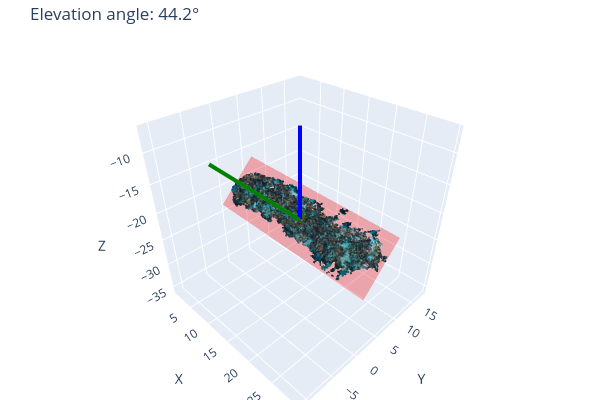

The code cell stored with this chart in its notebook:
### Code cell
visualizations.visualize_elevation_angle(
    plot.pcd,
    measurements.get_best_fit_plane_PCA(plot.pcd)[0:4],
    point_size=1,
    interactive=True,
)

### Figure 1 — Plotly figure (JSON) as saved in the notebook; plotly's stock layout.template omitted (floating-point values rounded to 4 significant figures; data arrays with more than 128 entries replaced by an {"elided": "..."} marker saying what was removed)
{"data": [{"colorscale": [[0, "red"], [1, "red"]], "name": "Plane", "opacity": 0.3, "showscale": false, "type": "surface", "x": {"elided": "20x20 float values"}, "y": {"elided": "20x20 float values"}, "z": {"elided": "20x20 float values"}}, {"marker": {"color": {"elided": "50000 str values"}, "opacity": 0.6, "size": 1}, "mode": "markers", "name": "Point Cloud", "showlegend": false, "type": "scatter3d", "x": {"elided": "50000 float values"}, "y": {"elided": "50000 float values"}, "z": {"elided": "50000 float values"}}, {"line": {"color": "blue", "width": 8}, "marker": {"color": "blue", "size": 8}, "mode": "lines+markers", "name": "Vertical", "showlegend": false, "type": "scatter3d", "x": [15.3, 15.3], "y": [3.557, 3.557], "z": [-21.16, 9.158]}, {"colorscale": [[0, "blue"], [1, "blue"]], "showlegend": false, "showscale": false, "type": "cone", "u": [0], "v": [0], "w": [3.032], "x": [15.3], "y": [3.557], "z": [9.158]}, {"line": {"color": "green", "width": 8}, "marker": {"color": "green", "size": 8}, "mode": "lines+markers", "name": "Plane Normal", "showlegend": false, "type": "scatter3d", "x": [15.3, 16.01], "y": [3.557, -17.58], "z": [-21.16, 0.568]}, {"colorscale": [[0, "green"], [1, "green"]], "showlegend": false, "showscale": false, "type": "cone", "u": [0.07115], "v": [-2.113], "w": [2.173], "x": [16.01], "y": [-17.58], "z": [0.568]}, {"line": {"color": "orange", "width": 6}, "mode": "lines", "name": "Arc", "showlegend": false, "type": "scatter3d", "x": [15.3, 15.32, 15.34, 15.36, 15.38, 15.4, 15.42, 15.44, 15.46, 15.48, 15.5, 15.52, 15.54, 15.56, 15.58, 15.6, 15.62, 15.64, 15.66, 15.68, 15.7, 15.72, 15.73, 15.75, 15.77, 15.79, 15.81, 15.82, 15.84, 15.86, 15.87, 15.89, 15.91, 15.92, 15.94, 15.95, 15.97, 15.99, 16.0, 16.01], "y": [3.557, 2.958, 2.358, 1.759, 1.161, 0.5639, -0.03217, -0.6269, -1.22, -1.811, -2.4, -2.987, -3.571, -4.152, -4.731, -5.306, -5.878, -6.446, -7.01, -7.57, -8.125, -8.676, -9.222, -9.763, -10.3, -10.83, -11.35, -11.87, -12.39, -12.89, -13.39, -13.89, -14.37, -14.85, -15.33, -15.79, -16.25, -16.7, -17.14, -17.58], "z": [9.158, 9.152, 9.134, 9.104, 9.063, 9.01, 8.944, 8.867, 8.779, 8.678, 8.566, 8.442, 8.307, 8.16, 8.002, 7.832, 7.651, 7.458, 7.255, 7.04, 6.814, 6.577, 6.33, 6.071, 5.802, 5.523, 5.233, 4.932, 4.622, 4.301, 3.97, 3.63, 3.279, 2.92, 2.55, 2.172, 1.784, 1.388, 0.9822, 0.568]}, {"mode": "text", "name": "Angle", "showlegend": false, "text": ["44.2°"], "textfont": {"color": "orange", "size": 14}, "type": "scatter3d", "x": [15.7], "y": [-8.125], "z": [6.814]}], "layout": {"height": 400, "margin": {"b": 0, "l": 0, "r": 0, "t": 40}, "scene": {"aspectmode": "cube", "camera": {"center": {"x": 0, "y": 0, "z": 0}, "eye": {"x": 1.25, "y": -1.25, "z": 1.25}, "up": {"x": 0, "y": 0, "z": 1}}, "xaxis": {"range": [0.1427, 30.46], "title": {"text": "X"}}, "yaxis": {"range": [-11.6, 18.72], "title": {"text": "Y"}}, "zaxis": {"range": [-36.32, -6.003], "title": {"text": "Z"}}}, "showlegend": false, "title": {"text": "Elevation angle: 44.2°"}, "width": 600}}
